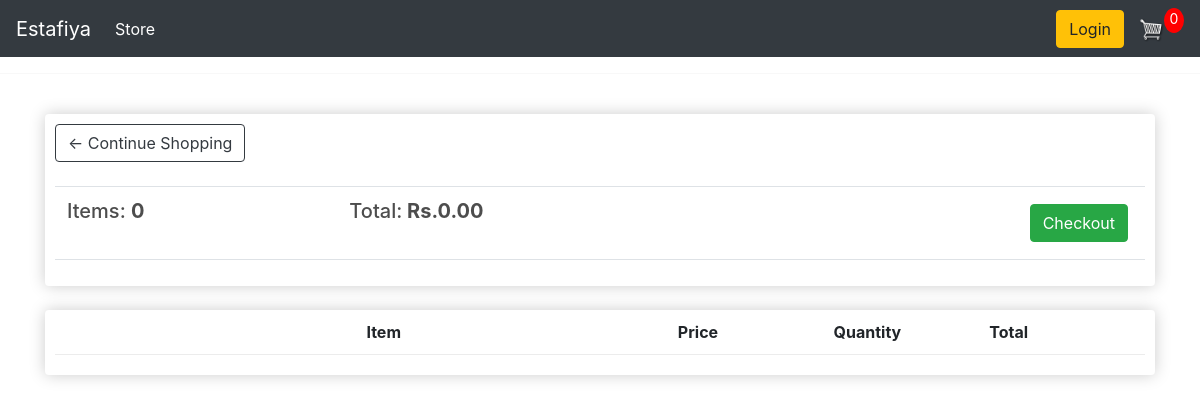
The page /cart (signed in) on the database as committed earlier.
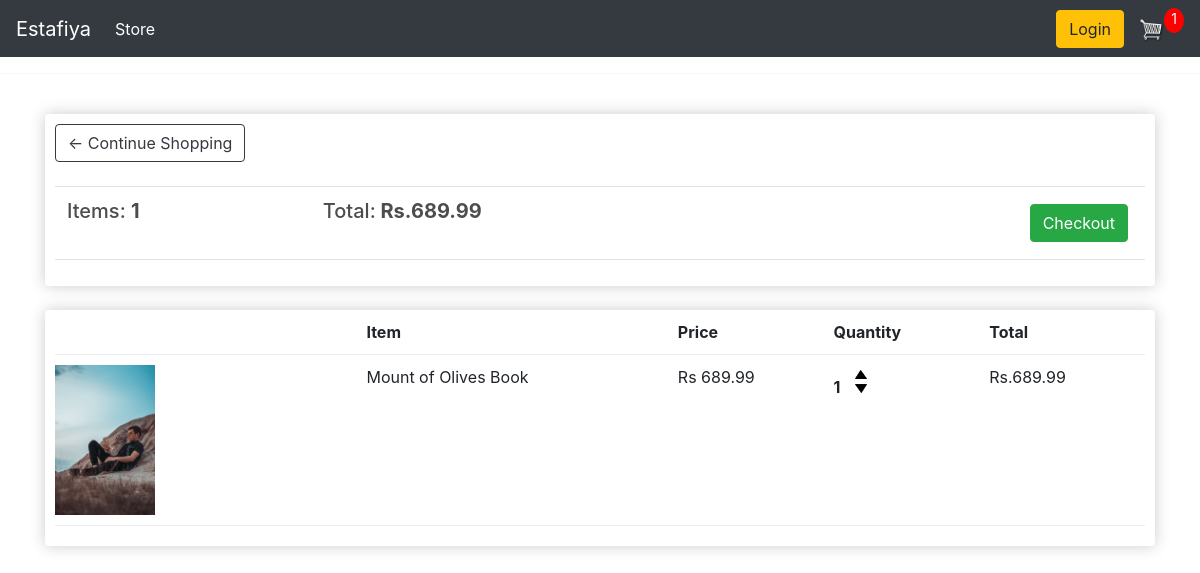
The same page on the database as committed later.
### ecomapp/models.py (models this page shows, shortened)
class Order(models.Model):
    customer = models.ForeignKey(Customer, on_delete=models.SET_NULL, null=True, blank=True)
    date_ordered= models.DateTimeField(auto_now_add=True)
    complete = models.BooleanField(default=False)
    transaction_id = models.CharField(max_length=100, null=True)
    @property
    def get_cart_total(self):
        orderitems = self.orderitem_set.all()
        total = sum([item.get_total for item in orderitems])
        return total
    @property
    def get_cart_items(self):
        orderitems = self.orderitem_set.all()
        total = sum([item.quantity for item in orderitems])
        return total

class orderitem(models.Model):
    product = models.ForeignKey(Product, on_delete=models.SET_NULL, null=True)
    order = models.ForeignKey(Order, on_delete= models.SET_NULL, null=True)
    quantity = models.IntegerField(default=0, null=True, blank=True)
    date_added= models.DateTimeField(auto_now_add=True)
    @property
    def get_total(self):
        total = self.product.price * self.quantity
        return total

class Product(models.Model):
    name = models.CharField(max_length=200)
    price = models.DecimalField(max_digits=7 , decimal_places=2)
    digital = models.BooleanField(default=False, null=True, blank=True)
    image = models.ImageField(null=True, blank= True)
    @property
    def imageURL(self):
        try:
            url = self.image.url
        except:
            url = ''
        return url

### ecomapp/views.py (the view)
# urls.py: path('cart',views.cart, name="cart"),
def cart(request):
    data = cartData(request)
    cartItems = data['cartItems']
    order = data['order']
    items = data['items']
    context={'items': items, 'order': order , 'cartItems' : cartItems}
    return render(request, 'cart.html',context)

### ecomapp/utils.py (called while the page is built)
def cartData(request):
    if request.user.is_authenticated:
        customer = request.user.customer
        order, created = Order.objects.get_or_create(customer = customer, complete = False)
        items = order.orderitem_set.all()
        cartItems = order.get_cart_items
    else:
        cookieData = cookieCart(request)
        cartItems = cookieData['cartItems']
        order = cookieData['order']
        items = cookieData['items']
    return{'cartItems' : cartItems , 'order' : order , 'items': items}

### templates/cart.html
{% extends 'main.html' %}
{% load static %}
{% block content %}
<div class="row">
  <div class="col-lg-12">
    <div class="box-element">
            <a  class="btn btn-outline-dark" href="{% url 'store' %}">&#x2190; Continue Shopping</a>
            <br>
            <br>
            <table class="table">
                <tr>
                    <th><h5>Items: <strong>{{order.get_cart_items}}</strong></h5></th>
                    <th><h5>Total:<strong> Rs.{{order.get_cart_total|floatformat:2}}</strong></h5></th>
                    <th>
                        <a  style="float:right; margin:5px;" class="btn btn-success" href="{% url 'checkout' %}">Checkout</a>
                    </th>
                </tr>
            </table>
        </div>
    <br>
    <div class="box-element">
            <div class="cart-row">
                <div style="flex:2"></div>
                <div style="flex:2"><strong>Item</strong></div>
                <div style="flex:1"><strong>Price</strong></div>
                <div style="flex:1"><strong>Quantity</strong></div>
                <div style="flex:1"><strong>Total</strong></div>
            </div>
            {% for item in items %}
            <div class="cart-row">
                <div style="flex:2"><img class="row-image" src="{{item.product.imageURL}}"></div>
                <div style="flex:2"><p>{{item.product.name}}</p></div>
                <div style="flex:1"><p>Rs {{item.product.price|floatformat:2}}</p></div>
                <div style="flex:1">
                    <p class="quantity">{{item.quantity}}</p>
                    <div class="quantity">
                        <img data-product = {{item.product.id}} data-action= "add" class="chg-quantity update-cart " src="{% static  'images/arrow-up.png' %}">
                        <img data-product = {{item.product.id}}  data-action= "remove" class="chg-quantity update-cart " src="{% static  'images/arrow-down.png' %}">
                    </div>
                </div>
                <div style="flex:1"><p>Rs.{{item.get_total|floatformat:2}}</p></div>
            </div>
            {% endfor %}
    </div>
</div>
{% endblock content %}

### templates/main.html (shortened to what this page needs)
<!DOCTYPE html>
{% load static %}
<html>
    <head>
        <link rel="stylesheet" type="text/css" href="{% static 'css/main1.css' %}">
        <link href="https://cdn.jsdelivr.net/npm/bootstrap@5.2.3/dist/css/bootstrap.min.css" rel="stylesheet">
        <link rel="stylesheet" href="https://stackpath.bootstrapcdn.com/bootstrap/4.4.1/css/bootstrap.min.css">
     </head>
     <body>
        <nav class="navbar navbar-expand-lg navbar-dark bg-dark">
            <a class="navbar-brand" href="{% url 'store' %}">Estafiya</a>
            <div class="collapse navbar-collapse" id="navbarSupportedContent">
              <ul class="navbar-nav mr-auto">
                <li class="nav-item active">
                  <a class="nav-link" href="{% url 'store' %}">Store <span class="sr-only">(current)</span></a>
                </li>
              </ul>
              <div class="form-inline my-2 my-lg-0">
                   <a href="#"class="btn btn-warning">Login</a>
                   <a href="{% url 'cart' %}">
                      <img  id="cart-icon" src="{% static 'images/cart.png' %}">
                  </a>
                  <p id="cart-total">{{cartItems}} </p>
              </div>
            </div>
          </nav>
        <hr>
         <div class="container">
                <br>
                {% block content %}
                 {% endblock content %}
         </div>
     </body>
</html>

### static/css/main1.css (style rules this page uses)
body { background-color: hsl(0, 0%, 98%); }
h1,h2,h3,h4,h5,h6 { color:hsl(0, 0%, 30%); }
.box-element { box-shadow:hsl(0, 0%, 80%) 0 0 16px; background-color: #fff; border-radius: 4px; padding: 10px; }
.bg-dark { background-color: #4f868c!important; }
#cart-icon { width:25px; display: inline-block; margin-left: 15px; }
#cart-total { display: block; text-align: center; color:#fff; background-color: red; width: 20px; height: 25px; border-radius: 50%; font-size: 14px; }
.col-lg-4, .col-lg-6, .col-lg-8, .col-lg-12 { margin-top: 10px; }
.btn { border-radius: 0; }
.row-image { width: 100px; }
.cart-row { display: flex; align-items: flex-stretch; padding-bottom: 10px; margin-bottom: 10px; border-bottom: 1px solid #ececec; }
.quantity { display: inline-block; font-weight: 700; padding-right:10px; }
.chg-quantity { width: 12px; cursor: pointer; display: block; margin-top: 5px; transition:.1s; }

Rows that differ between the two databases and show on the page:
no longer on this page (row edited): Order: get_cart_items "0", get_cart_total "0.00"
added Order: get_cart_items "1", get_cart_total "689.99"
added orderitem: product.imageURL (picture), product.name "Mount of Olives Book", product.price "689.99", quantity "1", get_total "689.99"
Other text that changed with them:
{{ cartItems }}: "0" → "1"
